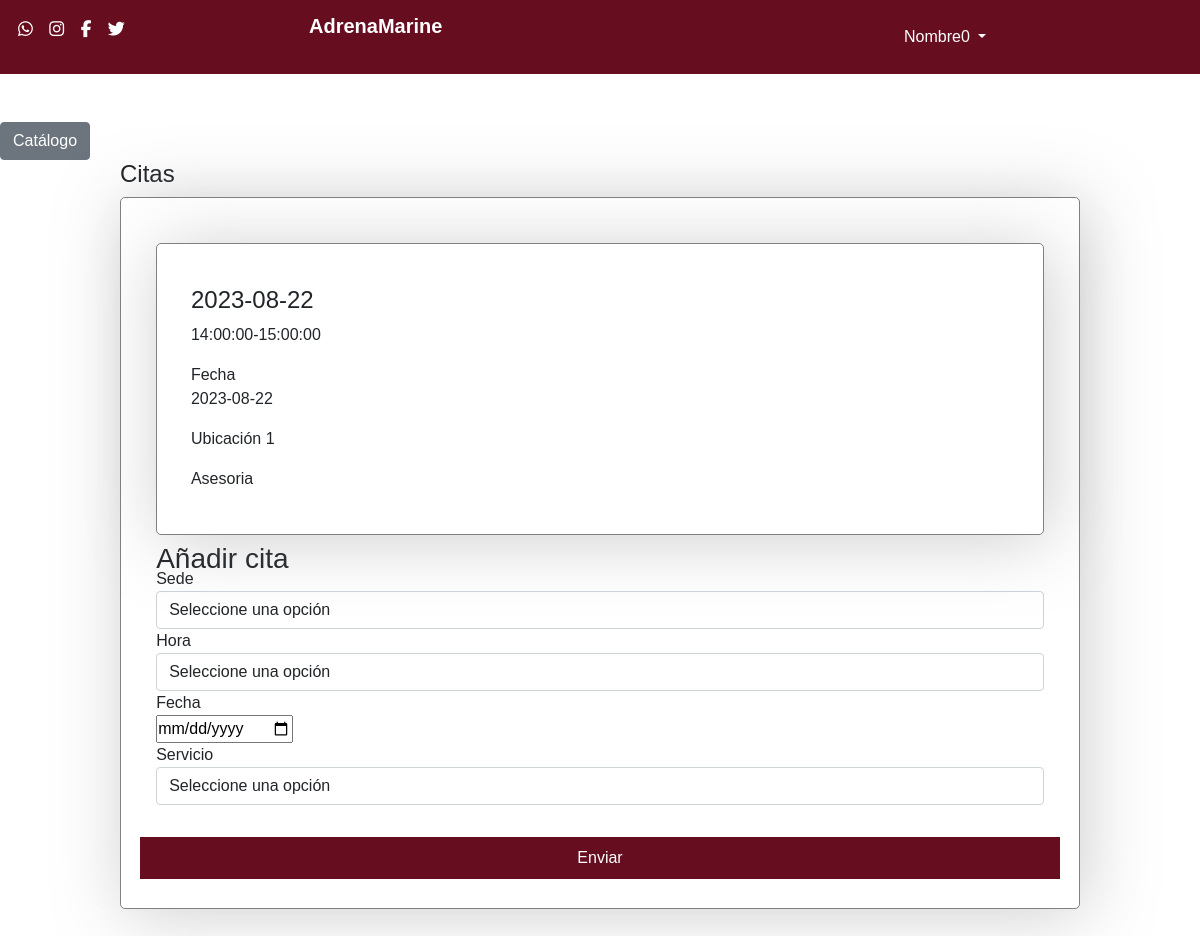
The page /main/user/meeting.php (signed in) on the database its author committed.
### tables this page shows
CREATE TABLE `users` (
  `id` int(11) NOT NULL,
  `name` text NOT NULL,
  `mail` text NOT NULL,
  `password` text NOT NULL,
  `document` int(12) NOT NULL,
  `id_roles` int(11) NOT NULL,
  `id_documents` int(11) NOT NULL,
  `id_status` int(11) NOT NULL,
  `date` timestamp NOT NULL DEFAULT current_timestamp() ON UPDATE current_timestamp()
);

CREATE TABLE `meetings` (
  `id` int(11) NOT NULL,
  `date` date NOT NULL,
  `id_hour` int(11) NOT NULL,
  `id_mech` int(11) NOT NULL,
  `id_users` int(11) NOT NULL,
  `id_services` int(11) NOT NULL,
  `id_location` int(11) NOT NULL,
  `timestamp` timestamp NOT NULL DEFAULT current_timestamp() ON UPDATE current_timestamp()
);

CREATE TABLE `hour` (
  `id` int(11) NOT NULL,
  `hour` text NOT NULL
);

CREATE TABLE `location` (
  `id` int(11) NOT NULL,
  `name` text NOT NULL,
  `address` text NOT NULL,
  `schedule` text NOT NULL,
  `date` timestamp NOT NULL DEFAULT current_timestamp() ON UPDATE current_timestamp()
);

### php/class/user.php (called while the page is built, shortened)
<?php
class user{
    public $mail;
    public $password;
    public function __construct($name,$doc,$t_doc,$mail,$password,$rol,$id_user) {
        $this->mail = $mail;
        $this->password = $password;
    }
    public function authenticateU(){
        $sql = "SELECT * FROM users WHERE mail = '$this->mail' AND password = '$this->password' AND id_roles = '1'";
        return $sql;
    }
}
?>

### php/class/meeting.php (called while the page is built, shortened)
<?php
class meeting{
    public $id_meeting;
        public function __construct($type, $hour, $date, $location,$id_meeting) {
        $this->id_meeting = $id_meeting;
        }
    public function show3() {
        $sql = "SELECT * FROM meetings WHERE id_users = ('$this->id_meeting')";
    return $sql;
}
}
?>

### main/user/meeting.php (the view, shortened to what this page needs)
<?php
    include '../../php/conexion.php';
    include '../../php/class/user.php';
    include '../../php/class/meeting.php';
    include '../../php/class/service.php';
    $user = new user(
        0,
        0,
        0,
        $_SESSION['email'],
        $_SESSION['password'],
        0,
        0
    );
    $sql = $user->authenticateU();
    $query = mysqli_query($cone,$sql) ;
    $result = mysqli_fetch_assoc($query);
    $id = $result['id'];
?>
<!DOCTYPE html>
<html lang="es">
<head>
  <link href="https://cdn.jsdelivr.net/npm/bootstrap@5.0.0/dist/css/bootstrap.min.css" rel="stylesheet" >
    <link rel="stylesheet" href="../../styles/styless.css">
</head>
<body>
<header class="d-flex w-100">
      <div class="text-white w-25 icons">
        <a onclick=""><i class="fa-brands fa-whatsapp"></i></a>
        <a onclick=""><i class="fa-brands fa-instagram"></i></a>
        <a onclick=""><i class="fa-brands fa-facebook-f"></i></a>
        <a onclick=""><i class="fa-brands fa-twitter"></i></a>
      </div>
      <div class="w-50">
        <h1>AdrenaMarine</h1>
      </div>
                <div class="dropdown">
          <button class="btn btn-primary dropdown-toggle" type="button" id="dropdownMenuButton1" data-bs-toggle="dropdown" aria-expanded="false">
          <?php echo $result['name'] ?>
          </button>
        </div>
</header>
  <main>
    <a href="./index.php"><button class="btn btn-secondary">Catálogo</button></a>
    <section class="Catalog">
    <h4>Citas</h4>
    <div class="card text-start">
        <div class="card-body">
    <?php
        $meeting = new meeting(0,0,0,0,$id);
        $sql = $meeting->show3();
        $query= mysqli_query($cone ,$sql);
        if (mysqli_num_rows ($query) > 0)  {
        while ($result = mysqli_fetch_assoc($query)){
        $idH=$result['id_hour'];
        $sql2 = "SELECT meetings.id_users, hour.id, hour.hour FROM hour INNER JOIN meetings WHERE meetings.id_hour=('$idH') AND hour.id =('$idH');";
        $query2 = mysqli_query($cone ,$sql2);
        $result2 = mysqli_fetch_assoc($query2);
        $idL=$result['id_location'];
        $sql3 = "SELECT meetings.id_users, location.id, location.name FROM location INNER JOIN meetings WHERE meetings.id_location=('$idL') AND location.id =('$idL');";
        $query3 = mysqli_query($cone ,$sql3);
        $result3 = mysqli_fetch_assoc($query3);
        $idSe=$result['id_services'];
        $sql4 = "SELECT meetings.id_users, service.id, service.service FROM service INNER JOIN meetings WHERE meetings.id_services=('$idSe') AND service.id =('$idSe');";
        $query4 = mysqli_query($cone ,$sql4 );
        $result4 = mysqli_fetch_assoc($query4);
      ?>
      <div class="card text-start">
        <div class="card-body">
          <h4 class="card-title"><?php echo $result['date'] ?></h4>
          <p class="card-text"><?php
            echo $result2['hour'];
          ?></p>
          <label>Fecha</label><br>
          <p><?php echo $result['date'] ?></p>
          <p class="card-text"><?php
            echo $result3['name'];
          ?></p>
          <p class="card-text"><?php
            echo $result4['service'];
          ?></p>
        </div>
      </div>
      <?php
      }}else{
        echo '<p class="">No tienes citas registradas</p>';
      }
  ?>
      <form action="../../php/user/meeting.php" method="post" class="formInicio">
      <h3>Añadir cita </h3>
        <label></i>Sede</label><br>
        <select class="form-control" autocomplete="on" required name="location">
            <option value="">Seleccione una opción</option>
            </select>
            <label></i>Hora</label><br>
        <select class="form-control" autocomplete="on" required name="hour">
            <option value="">Seleccione una opción</option>
            </select>
        <label>Fecha</label><br>
        <input type="date" placeholder="Fecha" autofocus autocomplete="on" required name="date"><br>
        <label>Servicio</label><br>
            <select class="form-control" autocomplete="on" required name="service">
            <option value="">Seleccione una opción</option>
            </select>
        </div>
        <button type="submit" class="button1">Enviar</button>
    </section>
  </main>
  <br><br>
</body>
</html>

### styles/styless.css (style rules this page uses)
* { box-sizing: border-box; padding: 0; margin: 0; font-family:'Franklin Gothic Medium', 'Arial Narrow', Arial, sans-serif; }
header { background-color: #660D1F; padding: 1.5%; display: flex; margin-bottom: 6vh; }
a { color: white; }
h1 { margin: 0 !important; line-height: 0.8; }
.icons i { font-size: 17px; margin-right: 1vw; color: white; }
header h1 { color: white; font-size: 20px; font-weight: bold; }
.card { border: 1px solid grey; border-radius: 5px; box-shadow: 5px 5px 70px #80808063; padding: 3% 2%; }
.card h3 { line-height: 0; }
.button1 { background-color: #660D1F; color: white; border: none; margin-top: 2vh; padding: 1% 5%; }
.Catalog { width: 80vw; margin: 0 auto; }
header div h1 { text-align: left; }
.btn-primary { background: #660D1F; border-color: #660D1F; }

### rows shown on the page
users: name "Nombre0"
meetings: date "2023-08-22", id_hour.hour "14:00:00-15:00:00", id_location.name "Ubicación 1", service "Asesoria"
